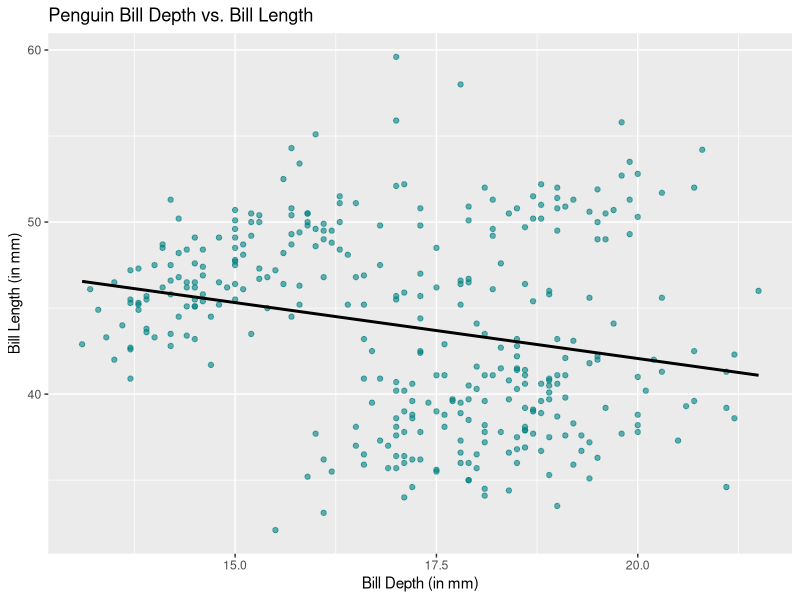
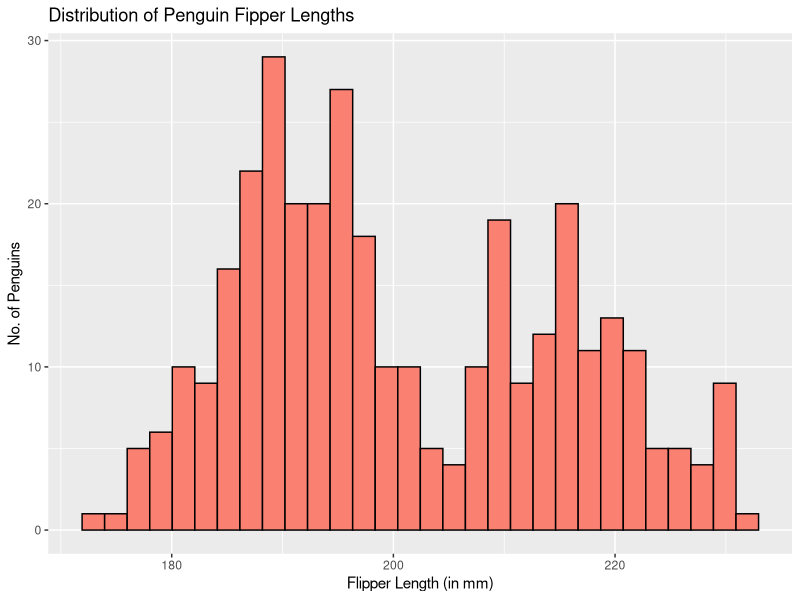
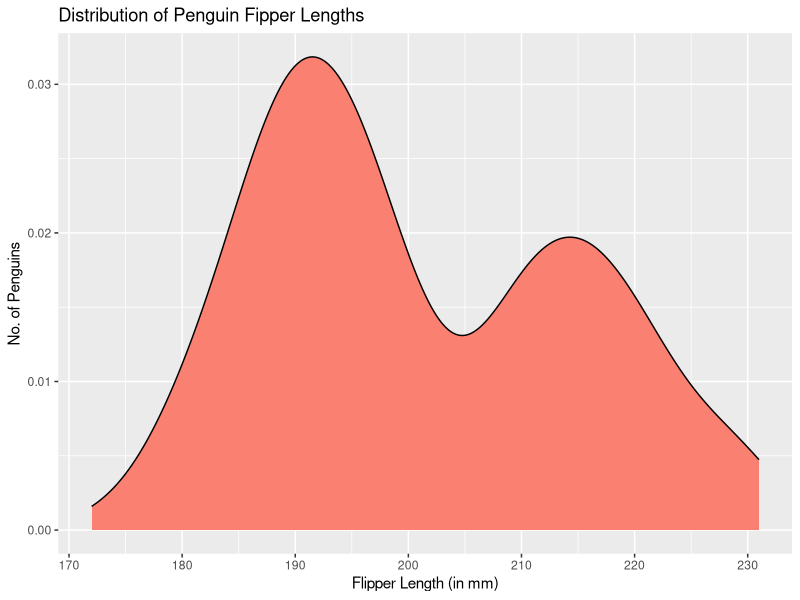
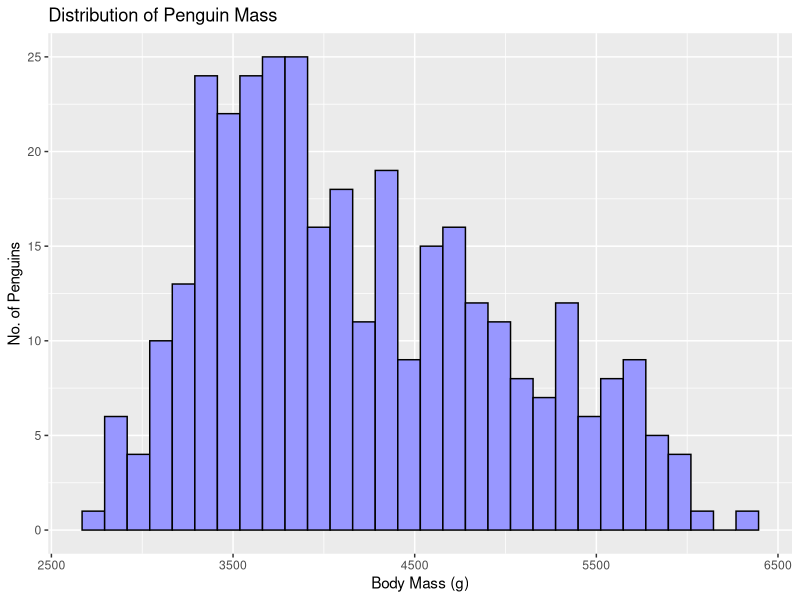
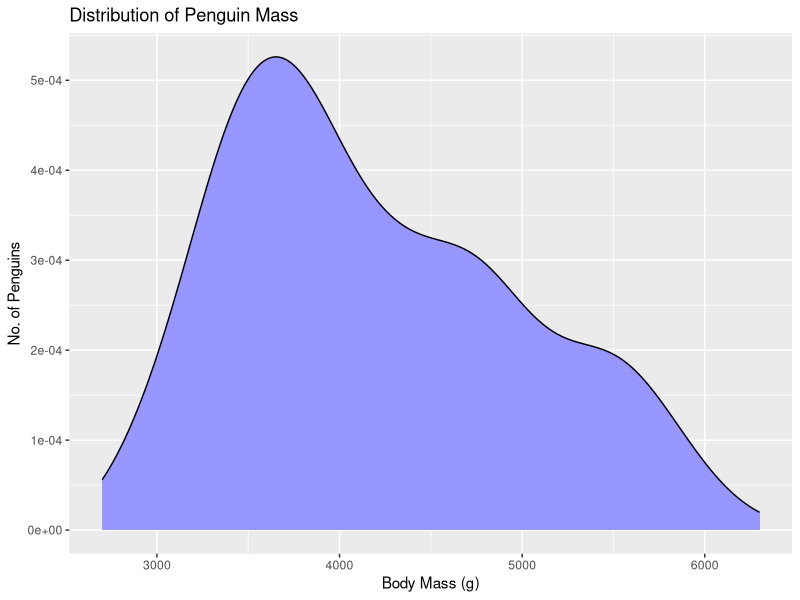
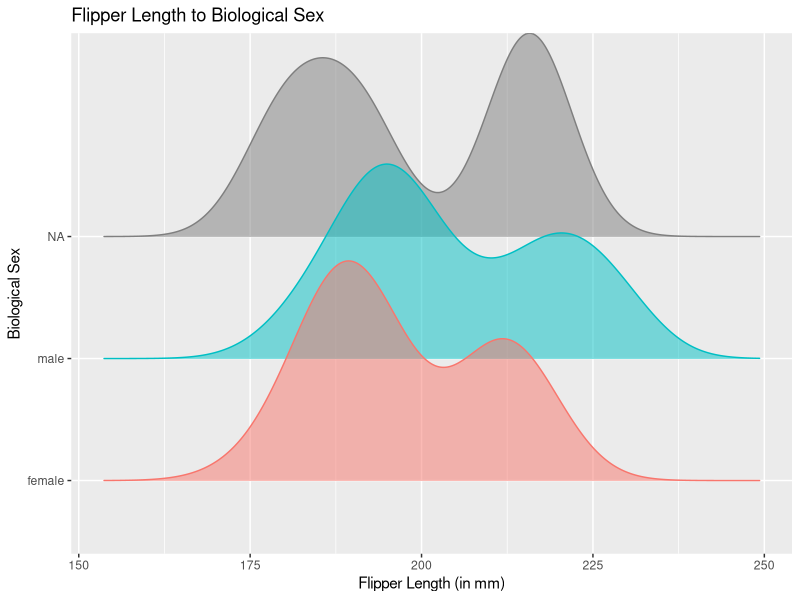
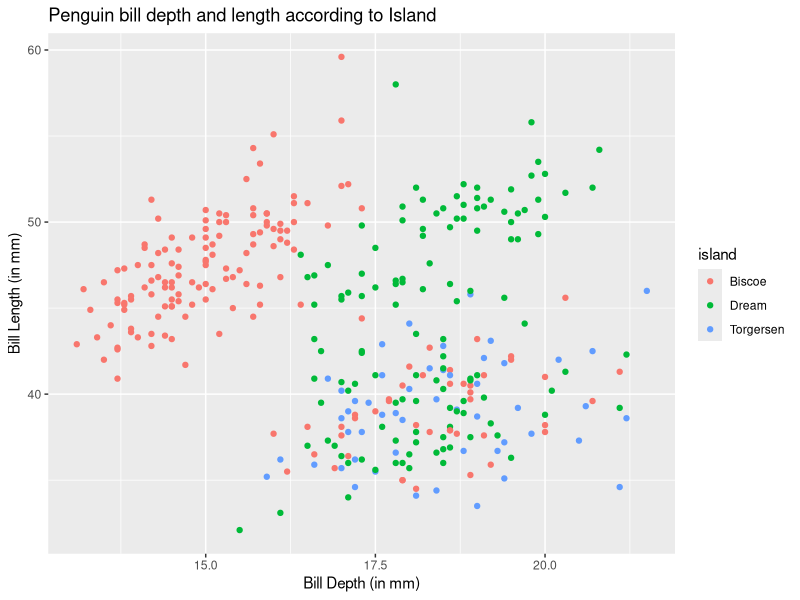
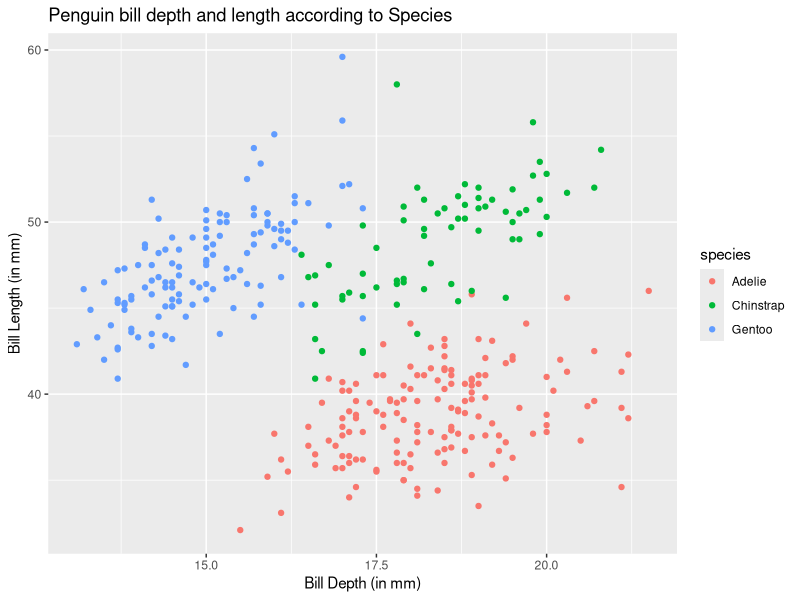

Here is the R script that generated these plots, in order:
## ---- chunk 1
knitr::opts_chunk$set(echo = TRUE)
## ---- chunk 2
library(tidyverse)

# install.packages("palmerpenguins")
library(palmerpenguins)

## ---- chunk 3
data(penguins)
names(penguins)
## ---- chunk 4
summary(penguins)
## ---- chunk 5
library(ggplot2) #make graphs
library(ggridges) #MOARE fun graph options

#Scatter plot
ggplot(data = penguins,
       aes(x = bill_depth_mm, y = bill_length_mm)) +
  
  geom_point(color = "#008080",
             alpha = 0.6,
             show.legend = FALSE) +
  
  labs(x = "Bill Depth (in mm)", 
       y = "Bill Length (in mm)",
       title = "Penguin Bill Depth vs. Bill Length") +
  
#Adding r^2 function to better observe linear relationship
  geom_smooth(method = "lm",
              color = "black",
              se = FALSE)
## ---- chunk 6
#Histogram
ggplot(data = penguins,
       aes(x = flipper_length_mm)) +
  
  geom_histogram(color = "#000000",
                 fill = "#fa8072",
                 show.legend = FALSE) +
  
  labs(x = "Flipper Length (in mm)", 
       y = "No. of Penguins",
       title = "Distribution of Penguin Fipper Lengths")


#Density Plot
ggplot(data = penguins,
       aes(x = flipper_length_mm)) +
  
  geom_density(color = "#000000",
                 fill = "#fa8072",
                 show.legend = FALSE) +
  
  labs(x = "Flipper Length (in mm)", 
       y = "No. of Penguins",
       title = "Distribution of Penguin Fipper Lengths")
## ---- chunk 7
#Histogram
ggplot(data = penguins,
       aes(x = body_mass_g)) +
  
  geom_histogram(color = "#000000",
                 fill = "#9897FF",
                 show.legend = FALSE) +
  
  labs(x = "Body Mass (g)", 
       y = "No. of Penguins",
       title = "Distribution of Penguin Mass")


#Density Plot
ggplot(data = penguins,
       aes(x = body_mass_g)) +
  
  geom_density(color = "#000000",
                 fill = "#9897FF",
                 show.legend = FALSE) +
  
  labs(x = "Body Mass (g)", 
       y = "No. of Penguins",
       title = "Distribution of Penguin Mass")
## ---- chunk 8
#Density Plot
ggplot(data = penguins,
       aes(y = sex,
           x = flipper_length_mm,
       color = sex,
       fill = sex)) +
  
  geom_density_ridges(
    alpha = 0.5,
   show.legend = FALSE) +
  
  labs(x = "Flipper Length (in mm)",
       y = "Biological Sex",
       title = "Flipper Length to Biological Sex")
## ---- chunk 9
#Scatterplot 1: by island
ggplot(data = penguins,
       aes(x = bill_depth_mm,
           y = bill_length_mm,
           color = island)) +
  
  geom_point() +
  
  labs(x = "Bill Depth (in mm)",
       y = "Bill Length (in mm)", 
       title = "Penguin bill depth and length according to Island")


#Scatterplot 2: by species
ggplot(data = penguins,
       aes(x = bill_depth_mm,
           y = bill_length_mm,
           color = species)) +
  
  geom_point() +
  
  labs(x = "Bill Depth (in mm)",
       y = "Bill Length (in mm)", 
       title = "Penguin bill depth and length according to Species")
## ---- chunk 10
#Make a density plot comparing flipper lengths to species
ggplot(data = penguins,
       aes(x = flipper_length_mm,
           y = species,
           color = species,
           fill = species)) +
  
  geom_density_ridges(
    alpha = 0.5,
   show.legend = FALSE) +
  
  labs(x = "Flipper Length (in mm)",
       y = "Species",
       title = "Flipper length distribution to Species")
## ---- chunk 11
#Make a density plot comparing flipper lengths to species AND sex
ggplot(data = penguins,
       aes(x = flipper_length_mm)) +
  
  geom_density(
    alpha = 0.5,
   show.legend = FALSE) +
  
  facet_grid(rows = vars(species),
             cols = vars(sex),
             scales = "free_y") +
  
  labs(x = "Flipper Length (in mm)",
       title = "Flipper length distribution to Species and Sex")
## ---- chunk 12
#Box plot comparing flipper lengths to sex
ggplot(data = penguins,
       aes(x = flipper_length_mm,
           y = sex)) +
  
  geom_boxplot() +
  
  labs(x = "Flipper Length (in mm)",
       y = "Biological Sex",
       title = "Flipper length distribution to Sex") +
  
  geom_jitter(
    aes(color = sex,
        alpha = 0.3),
    show.legend = FALSE)
## ---- chunk 13
#Box plot comparing flipper lengths to sex + species
ggplot(data = penguins,
       aes(x = flipper_length_mm)) +
  
  geom_boxplot() +
  
  facet_grid(
    rows = vars(sex),
    cols = vars(species)) +
  
  labs(x = "Flipper Length (in mm)",
       title = "Flipper length distribution")
## ---- chunk 14
#Species bargraph
ggplot(data = penguins,
       aes(x = species,
           color = species,
           fill = species,
           show.legend = FALSE)) +
  
  geom_bar() +
  
  labs(x = "Species",
       y = "No. of Penguins",
       title = "No. of Penguins per Species")
## ---- chunk 15
#Island bargraph
ggplot(data = penguins,
       aes(x = island,
           color = island,
           fill = island,
           show.legend = FALSE)) +
  
  geom_bar() +
  
  labs(x = "Island",
       y = "No. of Penguins",
       title = "No. of Penguins per Island")
## ---- chunk 16
#Species bargraph + sex 
ggplot(data = penguins,
       aes(x = species,
           fill = sex)) +
  
  geom_bar(position = "fill") +
  
  labs(x = "Island",
       y = "Percent(%) Penguins",
       title = "Sex ratio among Penguin Species")
## ---- chunk 17
#Island bargraph + species 
ggplot(data = penguins,
       aes(x = island,
           fill = species)) +
  
  geom_bar(position = "fill") +
  
  labs(x = "Island",
       y = "Percent(%) Penguins",
       title = "Penguin species within each Island")
## ---- chunk 18
#Bargraphs w/ year

#Sex Distribution per Year
ggplot(data = penguins,
       aes(x = year,
           fill = sex)) +
  
  geom_bar(position = "fill") +
  
  labs(x = "Year",
       y = "Percent(%) Penguins",
       title = "Sex Distribution per Year")


#Species Distribution per Year
ggplot(data = penguins,
       aes(x = year,
           fill = species)) +
  
  geom_bar(position = "fill") +
  
  labs(x = "Year",
       y = "Percent(%) Penguins",
       title = "Species Distribution per Year")

#Island Distribution per Year
ggplot(data = penguins,
       aes(x = year,
           fill = island)) +
  
  geom_bar(position = "fill") +
  
  labs(x = "Year",
       y = "Percent(%) Penguins",
       title = "Island Distribution per Year")

#Combined data
ggplot(data = penguins,
       aes(x = year)) +
  
  geom_bar() +
  
  facet_grid(rows = vars(island),
             cols = vars(species)) +
  
  labs(x = "Year",
       title = "Island and Species Distribution per Year")

